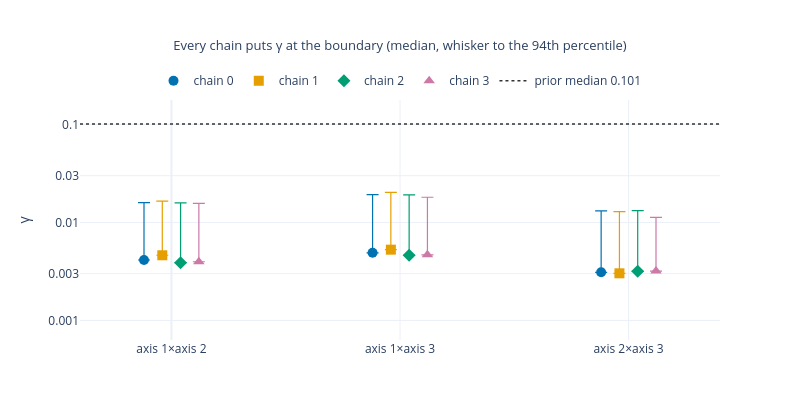

Write notebook code for a chart like this one.
### Markdown cell above
### 2 · γ by chain

### Code cell
gc = GAM                                                        # (chain, draw, pair)
OFF = np.linspace(-0.12, 0.12, N_CHAIN)
fig = go.Figure()
for c in range(N_CHAIN):
    med = np.median(gc[c], axis=0)
    q94 = np.quantile(gc[c], 0.94, axis=0)
    fig.add_trace(go.Scatter(
        x=np.arange(3) + OFF[c], y=med, mode="markers", name=f"chain {c}",
        marker=dict(size=10, color=[C["blue"], C["orange"], C["green"], C["pink"]][c],
                    symbol=["circle", "square", "diamond", "triangle-up"][c]),
        error_y=dict(type="data", symmetric=False, array=q94 - med,
                     arrayminus=np.zeros(3), thickness=1.2, width=6)))
fig.add_hline(y=PRIOR_MED, line=dict(color=C["dark"], width=1.5, dash="dot"))
fig.add_trace(go.Scatter(x=[None], y=[None], mode="lines", name=f"prior median {PRIOR_MED:.3f}",
                         line=dict(color=C["dark"], width=1.5, dash="dot")))
fig.update_layout(title="Every chain puts γ at the boundary (median, whisker to the 94th percentile)",
                  height=420, width=800,
                  xaxis=dict(tickvals=list(range(3)), ticktext=PAIR_NAME, range=[-0.4, 2.4]),
                  yaxis=dict(title="γ", type="log", range=[-3.2, -0.75],
                             tickvals=[0.001, 0.003, 0.01, 0.03, 0.1]),
                  legend=dict(orientation="h", yanchor="bottom", y=1.02,
                              xanchor="center", x=0.5))
show(fig, "p2_gamma_by_chain")

### Figure 1 — Plotly figure (JSON) as saved in the notebook; plotly's stock layout.template omitted (floating-point values rounded to 4 significant figures)
{"data": [{"error_y": {"array": [0.01182, 0.01434, 0.01001], "arrayminus": [0.0, 0.0, 0.0], "symmetric": false, "thickness": 1.2, "type": "data", "width": 6}, "marker": {"color": "#0072B2", "size": 10, "symbol": "circle"}, "mode": "markers", "name": "chain 0", "type": "scatter", "x": [-0.12, 0.88, 1.88], "y": [0.004136, 0.0049, 0.003096]}, {"error_y": {"array": [0.01187, 0.01504, 0.009898], "arrayminus": [0.0, 0.0, 0.0], "symmetric": false, "thickness": 1.2, "type": "data", "width": 6}, "marker": {"color": "#E69F00", "size": 10, "symbol": "square"}, "mode": "markers", "name": "chain 1", "type": "scatter", "x": [-0.04, 0.96, 1.96], "y": [0.004623, 0.005275, 0.003026]}, {"error_y": {"array": [0.01198, 0.0145, 0.01002], "arrayminus": [0.0, 0.0, 0.0], "symmetric": false, "thickness": 1.2, "type": "data", "width": 6}, "marker": {"color": "#009E73", "size": 10, "symbol": "diamond"}, "mode": "markers", "name": "chain 2", "type": "scatter", "x": [0.04, 1.04, 2.04], "y": [0.003886, 0.004627, 0.003172]}, {"error_y": {"array": [0.01167, 0.01341, 0.00806], "arrayminus": [0.0, 0.0, 0.0], "symmetric": false, "thickness": 1.2, "type": "data", "width": 6}, "marker": {"color": "#CC79A7", "size": 10, "symbol": "triangle-up"}, "mode": "markers", "name": "chain 3", "type": "scatter", "x": [0.12, 1.12, 2.12], "y": [0.003972, 0.004674, 0.003186]}, {"line": {"color": "#333333", "dash": "dot", "width": 1.5}, "mode": "lines", "name": "prior median 0.101", "type": "scatter", "x": [null], "y": [null]}], "layout": {"height": 420, "legend": {"orientation": "h", "x": 0.5, "xanchor": "center", "y": 1.02, "yanchor": "bottom"}, "shapes": [{"line": {"color": "#333333", "dash": "dot", "width": 1.5}, "type": "line", "x0": 0, "x1": 1, "xref": "x domain", "y0": 0.1012, "y1": 0.1012, "yref": "y"}], "title": {"font": {"size": 13}, "text": "Every chain puts γ at the boundary (median, whisker to the 94th percentile)", "x": 0.5}, "width": 800, "xaxis": {"range": [-0.4, 2.4], "ticktext": ["axis 1×axis 2", "axis 1×axis 3", "axis 2×axis 3"], "tickvals": [0, 1, 2]}, "yaxis": {"range": [-3.2, -0.75], "tickvals": [0.001, 0.003, 0.01, 0.03, 0.1], "title": {"text": "γ"}, "type": "log"}}}
